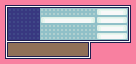

A 2D game scene composited from a Tiled map and its tileset images. What follows is a short description and the map's XML, with every tile layer's data as written:
An orthogonal 17x8 tile map with 8x8 px tiles, 1 tile layer (BG1).

<map version="1.10" tiledversion="1.11.0" orientation="orthogonal" renderorder="right-down" width="17" height="8" tilewidth="8" tileheight="8" infinite="0" nextlayerid="2" nextobjectid="1">
 <tileset firstgid="1" name="MenuTiles" tilewidth="8" tileheight="8" tilecount="128" columns="16">
  <properties>
   <property name="Offset" value="0x0000" />
  </properties>
  <image source="MenuTiles.png" width="128" height="64" />
 </tileset>
 <layer id="1" name="BG1" width="17" height="8">
  <properties>
   <property name="Layer" value="1" />
  </properties>
  <data encoding="csv">
98,4,4,4,4,4,4,4,4,4,4,4,4,4,4,4,6,
12,53,53,53,53,15,15,15,15,15,15,15,100,101,101,102,16,
12,53,53,53,53,100,101,101,101,101,101,102,100,101,101,102,16,
12,53,53,53,53,15,15,15,15,15,15,15,100,101,101,102,16,
12,53,53,53,53,15,15,15,15,15,15,15,100,101,101,102,16,
2147483758,92,92,92,92,92,92,92,92,92,92,109,28,28,28,28,34,
12,95,95,95,95,95,95,95,95,95,95,16,1,1,1,1,1,
27,28,28,28,28,28,28,28,28,28,28,34,1,1,1,1,1
</data>
 </layer>
</map>
